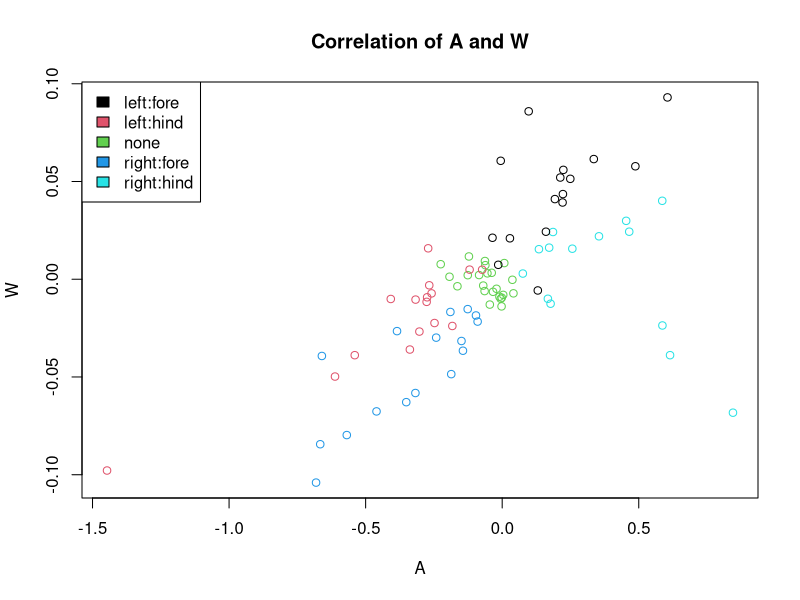
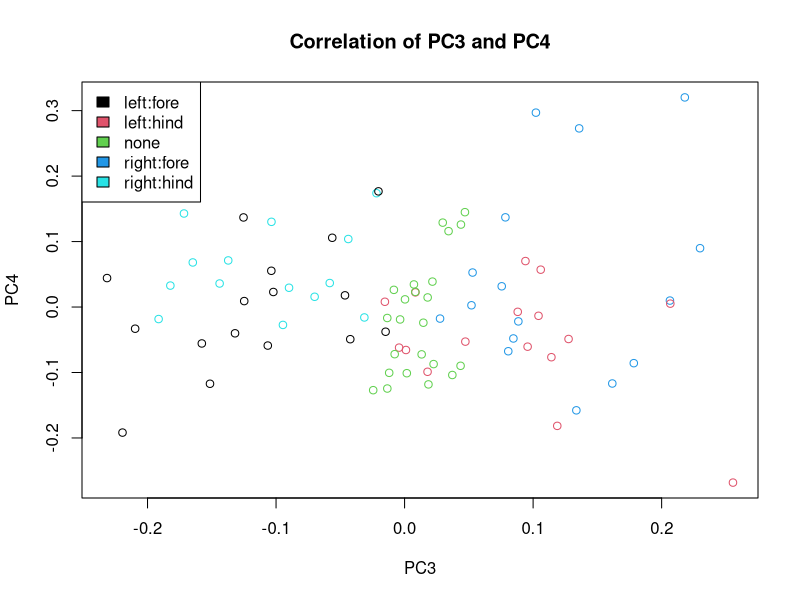
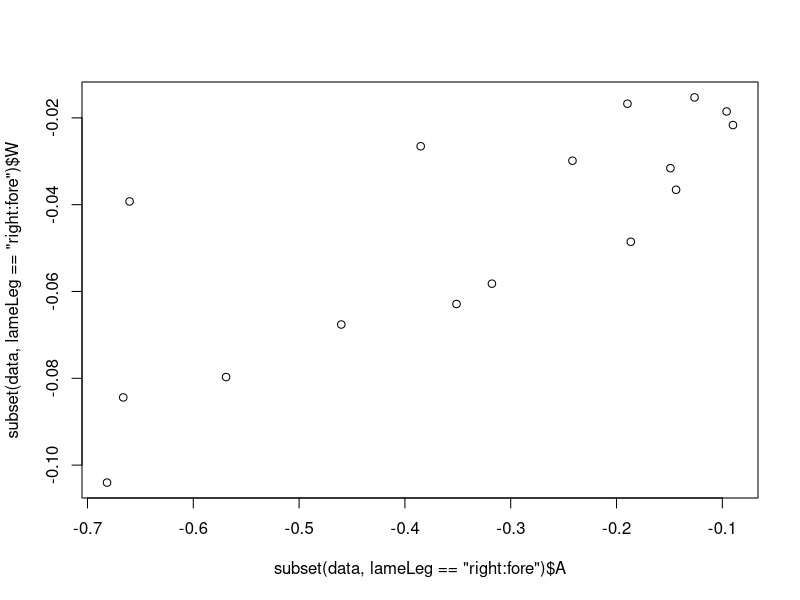
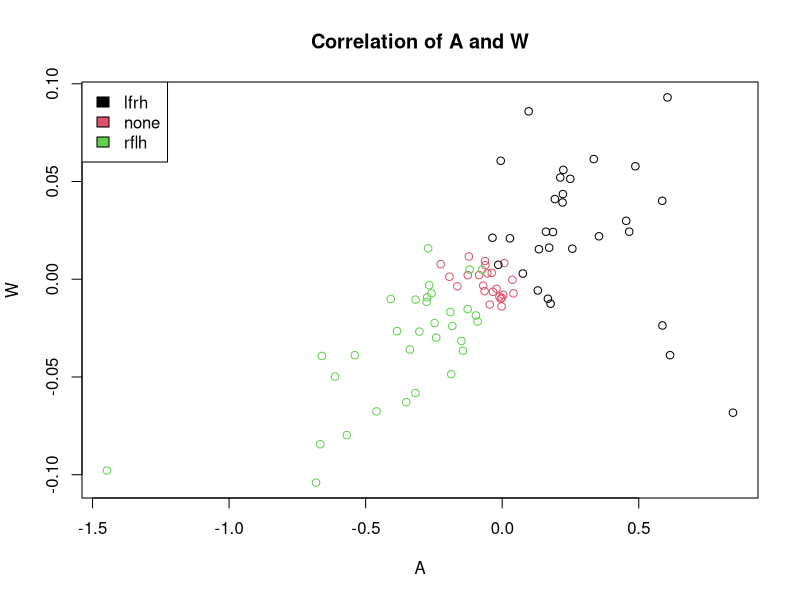
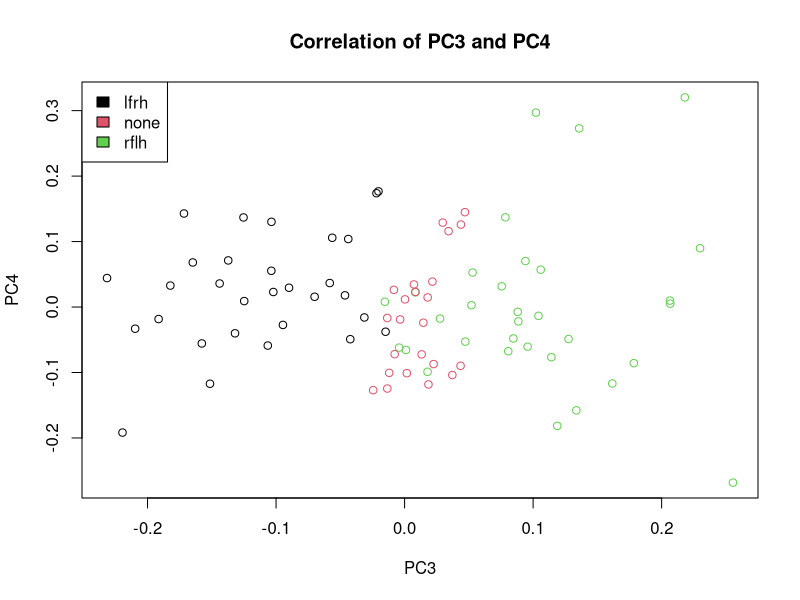

The R script that drew these images, in order:
setwd("/Users/beheard/Library/CloudStorage/OneDrive-DanmarksTekniskeUniversitet/4. Semester/02445_ProjectStatisticalEvaluation/Project")
setwd("/Users/frederikravnborg/Library/CloudStorage/OneDrive-DanmarksTekniskeUniversitet/DTU-Frederik’s MacBook Pro/ProjStat/Project, Group/ProjStat")

data = read.table("horse_data23.txt")
dDia <- data
for (i in 1:85){
  if(dDia$lameLeg[i] == "right:fore" || dDia$lameLeg[i] == "left:hind"){
    dDia$lameLeg[i] <- "rflh"}
  else if (dDia$lameLeg[i] == "left:fore" || dDia$lameLeg[i] == "right:hind"){
    dDia$lameLeg[i] <- "lfrh"}
}
dDia$lameLeg <- as.factor(dDia$lameLeg)
dDia$horse <- as.factor(dDia$horse)

data$horse = as.factor(data$horse)
data$lameLeg = as.factor(data$lameLeg)
dDia

### DONT FUCK WITH THE COLORS! IT WORKS

#Correlation of AW
plot(data$A, data$W, col = data$lameLeg, main = "Correlation of A and W", xlab = "A", ylab = "W")
legend("topleft", legend = c("left:fore", "left:hind", "none", "right:fore", "right:hind"),fill=c(1,2,3,4,5))

#Correlation of PC3-PC4
plot(data$pc3, data$pc4, col = data$lameLeg, main = "Correlation of PC3 and PC4", xlab = "PC3", ylab = "PC4")
legend("topleft", legend = c("left:fore", "left:hind", "none", "right:fore", "right:hind"),fill=c(1,2,3,4,5))

# Correlation of right:fore and left:hind
plot(subset(data, lameLeg == "right:fore")$A, subset(data, lameLeg == "right:fore")$W)


#Correlation of AW
plot(dDia$A, dDia$W, col = dDia$lameLeg, main = "Correlation of A and W", xlab = "A", ylab = "W")
legend("topleft", legend = c("lfrh", "none", "rflh"),fill=c(1,2,3))

#Correlation of PC3-PC4
plot(dDia$pc3, dDia$pc4, col = dDia$lameLeg, main = "Correlation of PC3 and PC4", xlab = "PC3", ylab = "PC4")
legend("topleft", legend = c("lfrh", "none", "rflh"),fill=c(1,2,3))



